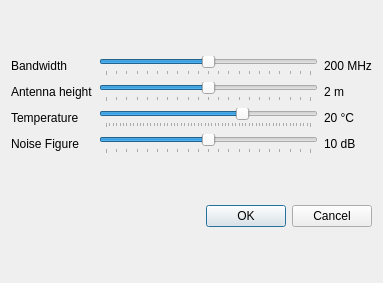
<?xml version="1.0" encoding="UTF-8"?>
<ui version="4.0">
 <class>SettingWindow</class>
 <widget class="QDialog" name="SettingWindow">
  <property name="geometry">
   <rect>
    <x>0</x>
    <y>0</y>
    <width>383</width>
    <height>283</height>
   </rect>
  </property>
  <property name="windowTitle">
   <string>Dialog</string>
  </property>
  <layout class="QVBoxLayout" name="verticalLayout">
   <item>
    <layout class="QGridLayout" name="gridLayout">
     <item row="2" column="1">
      <widget class="QSlider" name="tempSlider">
       <property name="maximum">
        <number>60</number>
       </property>
       <property name="pageStep">
        <number>1</number>
       </property>
       <property name="value">
        <number>40</number>
       </property>
       <property name="orientation">
        <enum>Qt::Horizontal</enum>
       </property>
       <property name="tickPosition">
        <enum>QSlider::TicksBelow</enum>
       </property>
      </widget>
     </item>
     <item row="0" column="2">
      <widget class="QLabel" name="BWLabel">
       <property name="text">
        <string>200 MHz</string>
       </property>
      </widget>
     </item>
     <item row="0" column="1">
      <widget class="QSlider" name="BWSlider">
       <property name="minimum">
        <number>0</number>
       </property>
       <property name="maximum">
        <number>20</number>
       </property>
       <property name="value">
        <number>10</number>
       </property>
       <property name="orientation">
        <enum>Qt::Horizontal</enum>
       </property>
       <property name="tickPosition">
        <enum>QSlider::TicksBelow</enum>
       </property>
      </widget>
     </item>
     <item row="0" column="0">
      <widget class="QLabel" name="label">
       <property name="text">
        <string>Bandwidth</string>
       </property>
      </widget>
     </item>
     <item row="2" column="0">
      <widget class="QLabel" name="label_3">
       <property name="text">
        <string>Temperature</string>
       </property>
      </widget>
     </item>
     <item row="2" column="2">
      <widget class="QLabel" name="tempLabel">
       <property name="text">
        <string>20 °C</string>
       </property>
      </widget>
     </item>
     <item row="3" column="2">
      <widget class="QLabel" name="noiseLabel">
       <property name="text">
        <string>10 dB</string>
       </property>
      </widget>
     </item>
     <item row="3" column="1">
      <widget class="QSlider" name="noiseSlider">
       <property name="maximum">
        <number>20</number>
       </property>
       <property name="value">
        <number>10</number>
       </property>
       <property name="orientation">
        <enum>Qt::Horizontal</enum>
       </property>
       <property name="tickPosition">
        <enum>QSlider::TicksBelow</enum>
       </property>
      </widget>
     </item>
     <item row="1" column="2">
      <widget class="QLabel" name="eqheightLabel">
       <property name="text">
        <string>2 m</string>
       </property>
      </widget>
     </item>
     <item row="1" column="0">
      <widget class="QLabel" name="label_7">
       <property name="text">
        <string>Antenna height</string>
       </property>
      </widget>
     </item>
     <item row="3" column="0">
      <widget class="QLabel" name="label_5">
       <property name="text">
        <string>Noise Figure</string>
       </property>
      </widget>
     </item>
     <item row="1" column="1">
      <widget class="QSlider" name="eqheightSlider">
       <property name="maximum">
        <number>20</number>
       </property>
       <property name="value">
        <number>10</number>
       </property>
       <property name="orientation">
        <enum>Qt::Horizontal</enum>
       </property>
       <property name="tickPosition">
        <enum>QSlider::TicksBelow</enum>
       </property>
      </widget>
     </item>
    </layout>
   </item>
   <item>
    <widget class="QDialogButtonBox" name="buttonBox">
     <property name="orientation">
      <enum>Qt::Horizontal</enum>
     </property>
     <property name="standardButtons">
      <set>QDialogButtonBox::Cancel|QDialogButtonBox::Ok</set>
     </property>
    </widget>
   </item>
  </layout>
 </widget>
 <resources/>
 <connections>
  <connection>
   <sender>buttonBox</sender>
   <signal>accepted()</signal>
   <receiver>SettingWindow</receiver>
   <slot>accept()</slot>
   <hints>
    <hint type="sourcelabel">
     <x>248</x>
     <y>254</y>
    </hint>
    <hint type="destinationlabel">
     <x>157</x>
     <y>274</y>
    </hint>
   </hints>
  </connection>
  <connection>
   <sender>buttonBox</sender>
   <signal>rejected()</signal>
   <receiver>SettingWindow</receiver>
   <slot>reject()</slot>
   <hints>
    <hint type="sourcelabel">
     <x>316</x>
     <y>260</y>
    </hint>
    <hint type="destinationlabel">
     <x>286</x>
     <y>274</y>
    </hint>
   </hints>
  </connection>
 </connections>
</ui>
